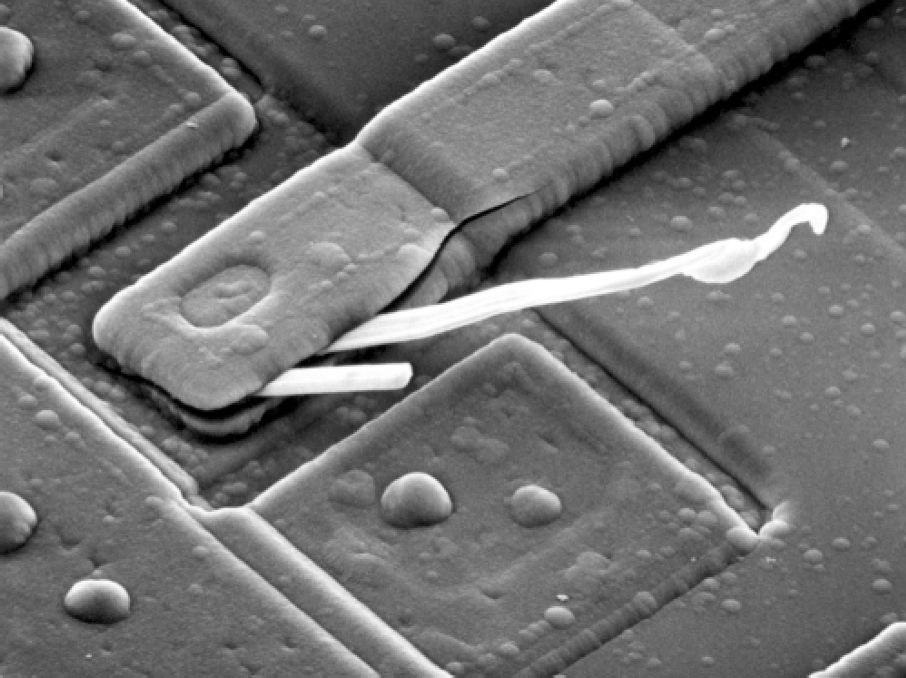
#> input picture Hw04/integrated-ckt-damaged.tif, 906 x 678 px
$ jupyter execute Hw04.ipynb
#> lines starting #> are read from the running program, lines starting #| are printed output that depends on the picture; after the words box and inside, x2 and y2 are one past the last pixel; in counts of white or black regions, pixels touching at a corner belong together
##### (a) An M*N image f

[cell 1]
import numpy as np
import cv2 as cv
import math

img = cv.imread("integrated-ckt-damaged.tif", cv.IMREAD_GRAYSCALE)
#> img is the input picture: shape (678, 906); min 0, max 255, mean 112.6
x = img.shape[0]
#> x = 678
y = img.shape[1]
#> y = 906
img = np.float32(img)
cv.imshow('image', img)
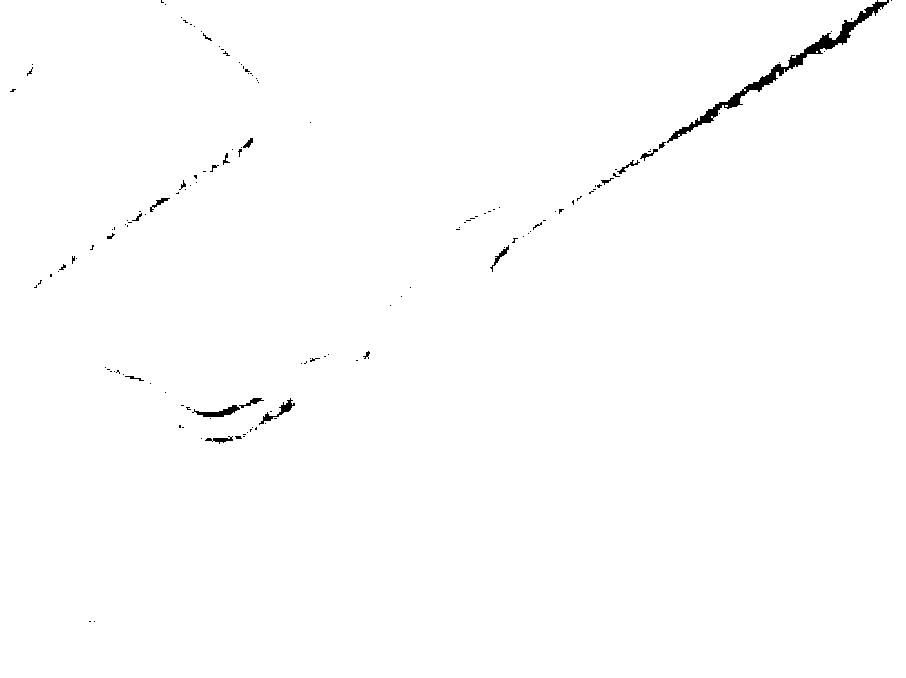
#> window 'image': shape (678, 906); 99.4% white; 140 black regions (120 under 20 px), largest, box (x1, y1, x2, y2) and area: (667, 0, 889, 143) 2017, (192, 405, 240, 417) 238, (259, 398, 295, 425) 197
cv.waitKey(0)
cv.destroyAllWindows()
cv.imwrite('image_a.jpg', img)
#> Out = True

##### (b) Padded image, fp of size P*Q

[cell 2]
imgb = np.pad(img, [(0, x), (0, y)])
cv.imshow('image', imgb)
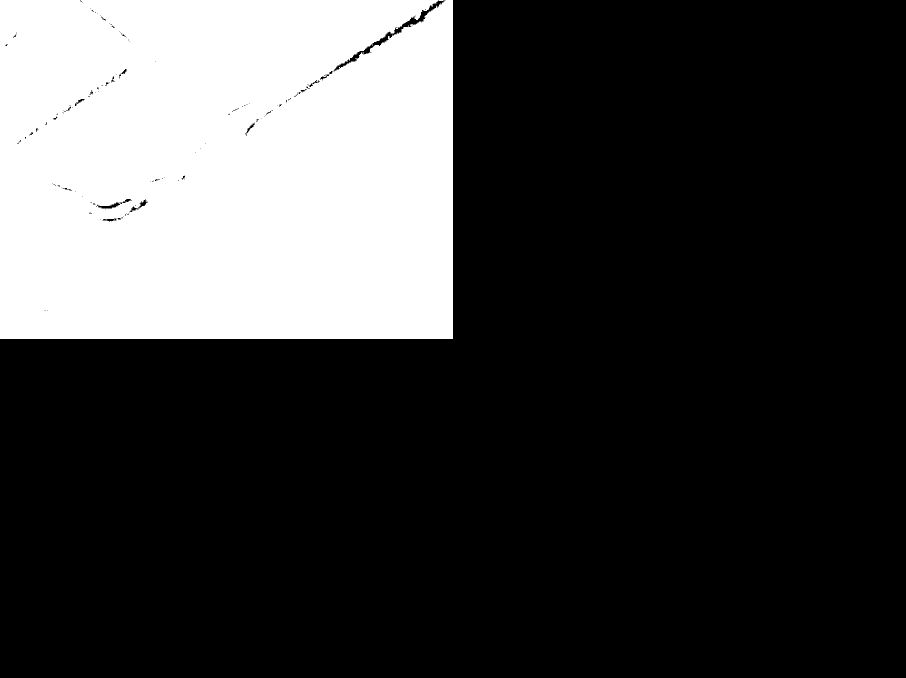
#> window 'image': shape (1356, 1812) (shown at 1/2 size); 24.8% white; 4 white regions (3 under 20 px), largest, box (x1, y1, x2, y2) and area: (0, 0, 906, 678) 610547
cv.waitKey(0)
cv.destroyAllWindows()
cv.imwrite('image_b.jpg', imgb)
#> Out = True

##### (c) Result of multiplying fp by (-1)^x+y

[cell 3]
imgc = imgb * pow(-1, x+y)

cv.imshow('image', imgc)
cv.waitKey(0)
cv.destroyAllWindows()
cv.imwrite('image_c.jpg', imgc)
#> Out = True

##### (d) Spectrum of F

[cell 4]
# f = np.fft.fft2(imgc)
# fshift = np.fft.fftshift(f)

dft = cv.dft(imgc, flags=cv.DFT_COMPLEX_OUTPUT)
dftShift = np.fft.fftshift(dft)

imgd = 20*np.log(np.abs(cv.magnitude(dftShift[:,:,0], dftShift[:,:,1])))
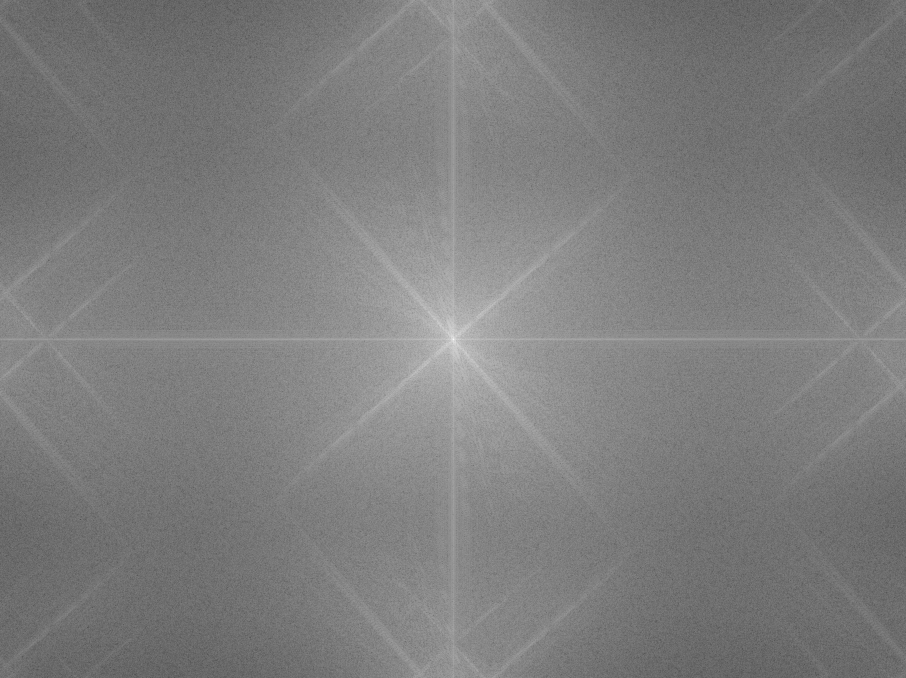
#> imgd: shape (1356, 1812) float32 (shown at 1/2 size); min -60.48, max 361, mean 147.2; drawn with min black and max white
cv.imshow('image', imgd)
cv.waitKey(0)
cv.destroyAllWindows()
cv.imwrite('image_d.jpg', imgd)
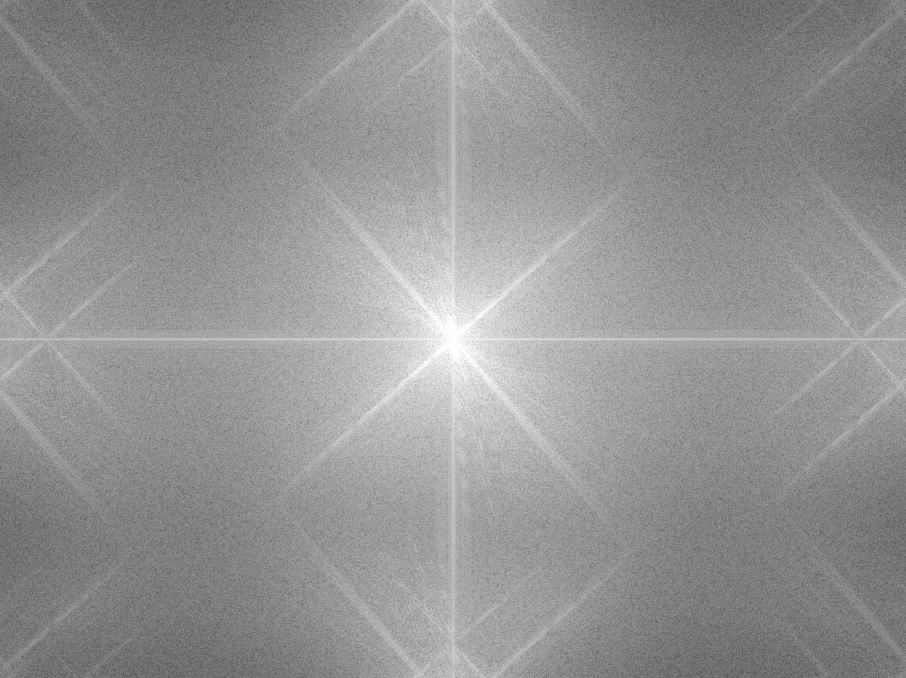
#> saved as image_d.jpg: shape (1356, 1812) (shown at 1/2 size); min 0, max 255, mean 147.2
#> Out = True

##### (e) Centered Gaussian lowpass filter transfer function, H, of size P*Q

[cell 5]
# [15 lines of commented-out code are left out]

[cell 6]
sigma2 = 2500
mask = np.zeros((x*2,y*2, 2))
for i in range(x*2):
    for j in range(y*2):
        D = np.sqrt((i-x)**2 + (j-y)**2)
        mask[i,j] = np.exp(-(D*D)/(2*sigma2))

fShift = dftShift * mask

imge = mask[:,:,0]
imge = np.uint8(cv.normalize(imge, None, 0, 255, cv.NORM_MINMAX))
cv.imshow('image', imge)
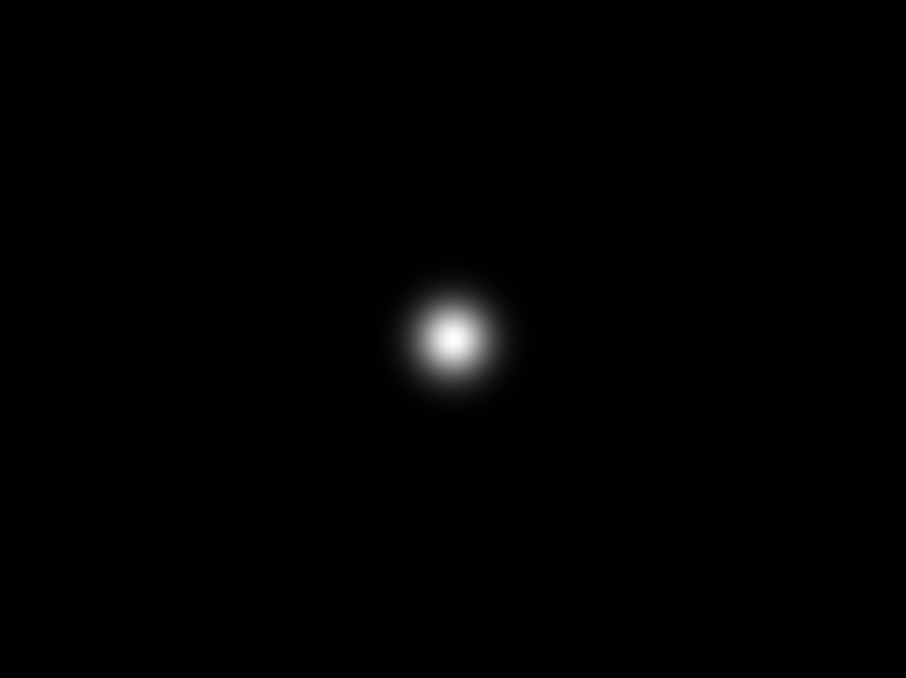
#> window 'image': shape (1356, 1812) (shown at 1/2 size); min 0, max 255, mean 1.6
cv.waitKey(0)
cv.destroyAllWindows()
cv.imwrite('image_e.jpg', imge)
#> Out = True

##### (f) Spectrum of the product HF

[cell 7]
imgf = imgd * imge
imgf = np.uint8(cv.normalize(imgf, None, 0, 255, cv.NORM_MINMAX))
cv.imshow('image', imgf)
cv.waitKey(0)
cv.destroyAllWindows()
cv.imwrite('image_f.jpg', imgf)
#> Out = True

##### (g) Image gp, the real part of the IDFT of HF, multiplied by (-1)^x+y

[cell 8]
ishift = np.fft.ifftshift(fShift)
idft = cv.idft(ishift)
imgg = cv.magnitude(idft[:,:,0], idft[:,:,1])
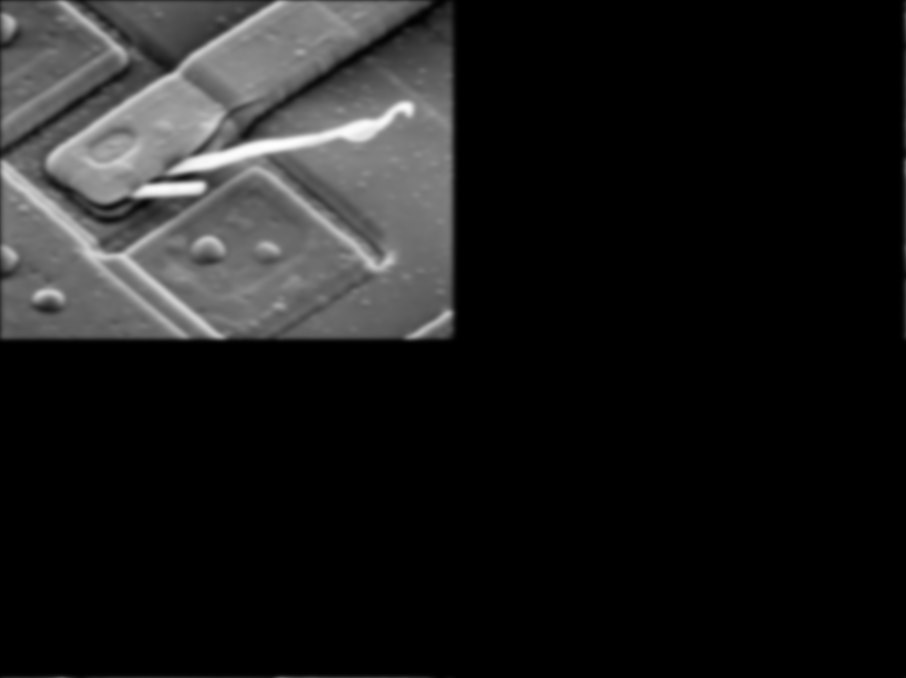
#> imgg: shape (1356, 1812) float64 (shown at 1/2 size); min 0.0124, max 623738129.6, mean 69164659.8; drawn with min black and max white
imgg = np.uint8(cv.normalize(imgg, None, 0, 255, cv.NORM_MINMAX))

cv.imshow('image', imgg)
cv.waitKey(0)
cv.destroyAllWindows()
cv.imwrite('image_g.jpg', imgg)
#> Out = True

##### (h) Final result, g, obtained by extracting the first M rows and N columns of gp

[cell 9]
imgh = imgg[0:x, 0:y]
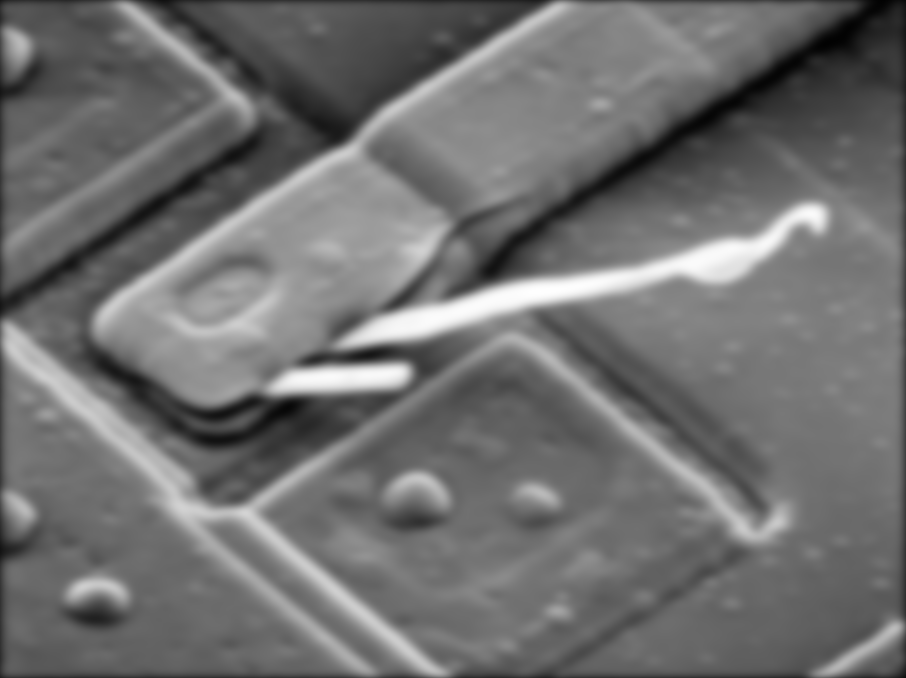
#> imgh: shape (678, 906); min 2, max 255, mean 111.6
cv.imshow('image', imgh)
cv.waitKey(0)
cv.destroyAllWindows()
cv.imwrite('image_h.jpg', imgh)
#> Out = True
